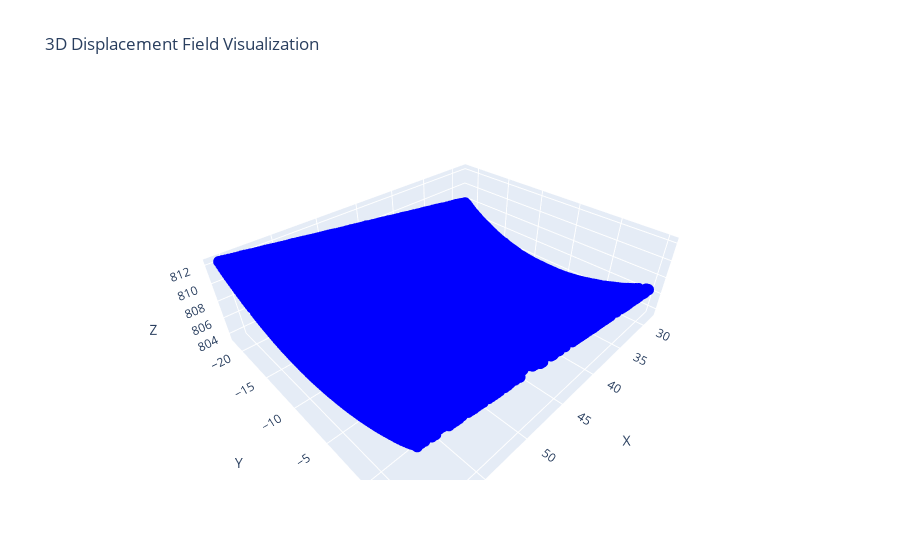

Notebook cell for this chart:
### Code cell
import pandas as pd
import numpy as np
import plotly.graph_objs as go

# 读取数据
data = pd.read_csv('calibration_images/Camera0_00005_0.csv')

# 检查缺失值
data = data.dropna(subset=['X', 'Y', 'Z', 'u', 'v', 'w', 'r1r2 ZNCC', 'r1t1 ZNCC', 'r1t2 ZNCC'])

# 强制转换为 float 类型
for col in ['X', 'Y', 'Z', 'u', 'v', 'w', 'r1r2 ZNCC', 'r1t1 ZNCC', 'r1t2 ZNCC']:
    data[col] = pd.to_numeric(data[col], errors='coerce')

# 再次去除因转换失败产生的缺失值
data = data.dropna(subset=['X', 'Y', 'Z', 'u', 'v', 'w', 'r1r2 ZNCC', 'r1t1 ZNCC', 'r1t2 ZNCC'])

# 只显示zncc>=0.8的点
data = data[(data['r1t1 ZNCC'] >= 0.8) & (data['r1t2 ZNCC'] >= 0.8)]

# 提取坐标和位移
X = data['X']
Y = data['Y']
Z = data['Z']
u = data['u']
v = data['v']
w = data['w']

# 交互式三维散点图
fig = go.Figure(data=[go.Scatter3d(x=X, y=Y, z=Z, mode='markers', marker=dict(size=4, color='blue'), name='Points')])
fig.update_layout(scene=dict(xaxis_title='X', yaxis_title='Y', zaxis_title='Z'), title='3D Displacement Field Visualization')
fig.show()

### Figure 1 — Plotly figure (JSON) as saved in the notebook; plotly's stock layout.template omitted (floating-point values rounded to 4 significant figures; data arrays with more than 128 entries replaced by an {"elided": "..."} marker saying what was removed)
{"data": [{"marker": {"color": "blue", "size": 4}, "mode": "markers", "name": "Points", "type": "scatter3d", "x": {"elided": "10609 float values"}, "y": {"elided": "10609 float values"}, "z": {"elided": "10609 float values"}}], "layout": {"scene": {"xaxis": {"title": {"text": "X"}}, "yaxis": {"title": {"text": "Y"}}, "zaxis": {"title": {"text": "Z"}}}, "title": {"text": "3D Displacement Field Visualization"}}}
